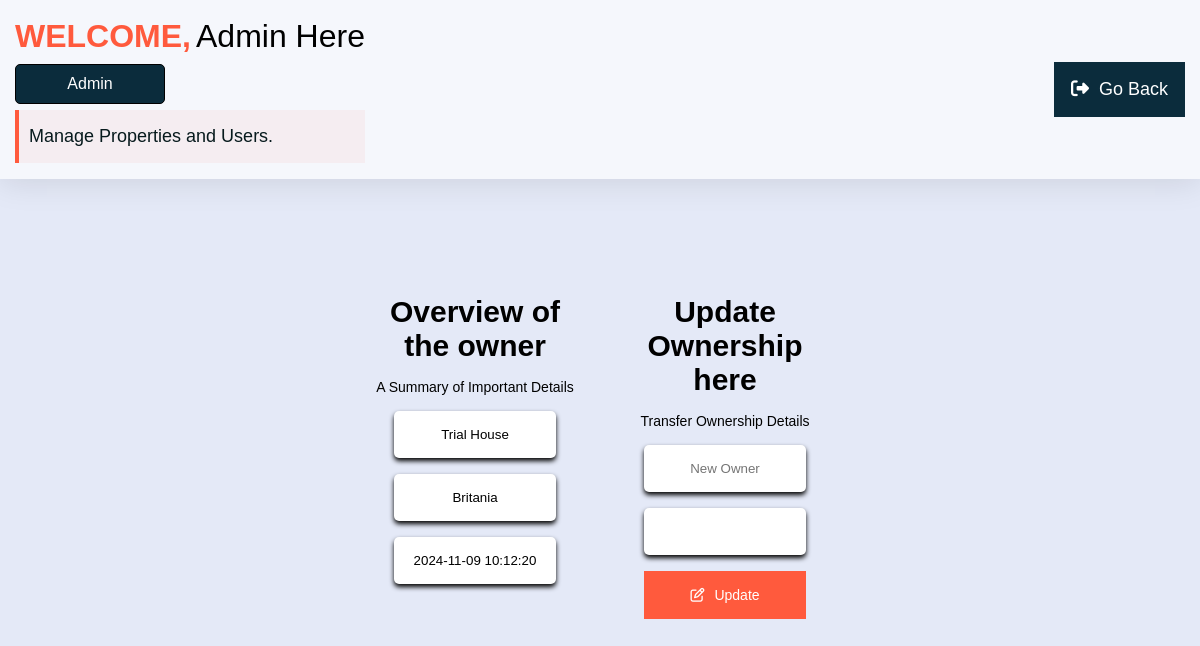
The app's page /Admin-ViewSales.php?UpdateID=16 with its own data.
### tables this page shows
CREATE TABLE `sales` (
  `SaleID` int(8) NOT NULL,
  `Property` varchar(255) NOT NULL,
  `CurrentOwner` varchar(255) NOT NULL,
  `PreviousOwner` varchar(255) NOT NULL,
  `Date_Purchased` timestamp NOT NULL DEFAULT current_timestamp(),
  `TransactionDate` timestamp NOT NULL DEFAULT current_timestamp() ON UPDATE current_timestamp()
);

### Admin-ViewSales.php (the view, shortened to what this page needs)
<?php
	include './Assets/Php/Connection.php';
	$Owner = $_SESSION['Owner'];
?>
<!DOCTYPE html>
<html>
<head>
	<link rel="stylesheet" type="text/css" href="./Assets/Css/Content.css?v=<?php echo time(); ?>">
	<link rel="stylesheet" type="text/css" href="./Assets/Css/Admin.css?v=<?php echo time(); ?>">
</head>
<body>
	<header class="header" id="header">
		<div class="container">
			<div class="Personal-Details">
				<div class="Personal-Admin-Container">
					<h3 class="h3 Personal-Title"> WELCOME, </h3>
					<span class="AdminName"> Admin Here </span>
				</div>
				<span class="Personal-tag"> Admin </span>
				<span class="callouts">Manage Properties and Users. </span>
			</div>
			<div  class="Logout">
				<a href="./Admin-SoldProperties.php" class="btn">
					<i class="fa-solid fa-right-from-bracket"></i>
					<span> Go back </span>
				</a>
			</div>
		</div>
	</header>
	<main>
		<section class="Update-container" id="Update-container">
			<div class="container">
				<div class="Update-display">
					<?php
						if(isset($_GET['UpdateID'])){
							$UpdateID = $_GET['UpdateID'];
							$sql = " SELECT * FROM SALES WHERE SaleID = $UpdateID ";
							$rs = mysqli_query($conn,$sql);
							if($rs){
								while ($row = mysqli_fetch_assoc($rs)) {
									$Property = $row['Property'];
									$Current = $row['CurrentOwner'];
									$Date = $row['Date_Purchased'];
									echo "
									<h3 class='Update-title'> Overview of the owner</h3>
									<p class='Update-subtitle'> A Summary of Important Details </p>
									<div class='Update-items'>
										<input type='text' value='$Property' readonly>
									</div>
									<div class='Update-items'>
										<input type='text' value='$Current' readonly>
									</div>
									<div class='Update-items'>
										<input type='text' value='$Date' readonly>
									</div>
									";
								}
							}
						}
					?>
				</div>
				<div class="Update-update">
					<form method="POST">
						<h3 class="Update-title"> Update Ownership here </h3>
						<p class="Update-subtitle"> Transfer Ownership Details </p>
						<div class="Update-items">
							<input type="text" name="Current" placeholder="New Owner" required>
						</div>
						<div class="Update-items">
							<input type="text" name="Previous" value="<?php echo $Owner?>" readonly>
						</div>
						<div class="Update-items">
							<button type="submit" name="Update" class="btn">
							<i class="fa-regular fa-pen-to-square"></i>
							<span> Update </span>
						</button>
						</div>
					</form>
				</div>
			</div>
		</section>
	</main>
</body>
</html>

### Assets/Css/Content.css (style rules this page uses)
:root { --dark-jungle-green: hsl(188, 63%, 7%); --prussian-blue: hsl(200, 69%, 14%); --raisin-black-1: hsl(227, 29%, 13%); --raisin-black-2: hsl(229, 17%, 19%); --yellow-green: hsl(89, 72%, 85%); --orange-soda: hsl(9,100%, 62%); --cultured-1: hsl(0, 0%, 93%); --cultured-2:hsl(192, 24%, 96%); --misty-rose: hsl(210, 100%, 97%); --alice-blue: hsl(8, 100%, 97%); --seashell: hsl(8,100%, 97%); --cadet: hsl(0, 0%, 100%); --white: hsl(0,0%, 100%); --black:hsl(0,0%,0%); --opal: hsl(180, 20%, 62%); --text-color-hover: #fff; --box-shadow-color: rgba(206, 178, 252, 0.48); --head-foot-bg-amaresa: rgba(255, 255, 255, 0.66); --header-bg-amaresa-shadow:0 4px 30px rgba(0, 0, 0, 0.1); --footer-bg-amaresa-shadow:0 -4px 30px rgba(0, 0, 0, 0.1); --body-color: #E4E9F7; --ff-numito-sans:"Nunito Sans", sans-serif; --ff-poppins:"Poppins", sans-serif; --fs-1: 1.875rem; --fs-2: 1.5rem; --fs-3: 1.375rem; --fs-4: 1.125rem; --fs-5: 0.875rem; --fs-6: 0.813rem; --fs-7: 0.75rem; --fw-500: 500; --fw-600: 600; --fw-700: 700; --transition:0.25s ease; --section-spacing: 100px; --shadow-1: 0 5px 20px hsla(219, 56%, 21%, 0.1); --shadow-1: 0 16px 32px hsla(188, 63%, 63%, 0.1); }
*,*::before, *::after { padding: 0; margin: 0; box-sizing: border-box; }
a { text-decoration: none; }
a, img, span, button, i { display: block; }
button { border:none; outline: none; background: none; font: inherit; text-align: left; cursor: pointer; }
i { pointer-events: none; }
html { font-family: var(--ff-numito-sans); scroll-behavior: smooth; }
body { background: var(--body-color); overflow-x: hidden; min-width: 425px; margin-inline: auto; }
.container { padding-inline:15px; }
button, a { transition: var(--transition); }
.h1, .h2, .h3 { color: var(--dark-jungle-green); font-family: var(--ff-poppins); line-height: 1.3; }
.h3 { font-size: var(--fs-4); font-weight: var(--font-weight, 700); }
.btn { position: relative; background: var(--orange-soda); color: var(--white); font-family: var(--ff-poppins); font-size: var(--fs-5); text-transform: var(--text-transform, capitalize); border: 1px solid var(--orange-soda); padding:10px 20px; z-index: 1; }
.btn::before { content: " "; position: absolute; top: 0; left: 0; width: 0; height: 100%; background: var(--white); transition: var(--transition); z-index: -1; }
.header { position: relative; z-index: 2; background: var(--head-foot-bg-amaresa); box-shadow:var(--header-bg-amaresa-shadow); padding-block: 1rem; }
.header .container { display: flex; justify-content: space-between; align-items: center; }
.Personal-Details { display: flex; flex-direction: column; justify-content: center; gap: .4rem; }
.Personal-Admin-Container { display: flex; justify-content: center; align-items: center; gap: 5px; font-size: 2rem; }
.Personal-Title { color: var(--orange-soda); font-size: 2rem; }
.Personal-tag { width: 150px; text-align: center; padding: 10px; border-radius: 5px; background: var(--prussian-blue); color: white; border:1px solid black; }
.callouts { background: hsla(7, 78%, 53%, 0.05); color: var(--dark-jungle-green); font-size: var(--fs-4); font-weight: var(--fw-500); line-height: 1.8; padding: 10px; border-left: 4px solid var(--orange-soda); }
.Logout a { display: flex; align-items: center; justify-content: center; gap:10px; padding: 1rem; color: white; font-size: var(--fs-4); }
.Update-items { width: 80%; margin-inline: auto; }
.Update-items input { width: 100%; padding: 1rem; text-align: center; border-radius: 5px; border: none; box-shadow: 0 3px 5px black; }
.Update-items button { float: right; width: 150px; text-align: center; background: var(--orange-soda); border:none; }
.Update-container { padding-block: var(--section-spacing); }
.Update-title { font-size: var(--fs-1); }
.Update-subtitle { font-size: var(--fs-5); }
.Update-update form { display: flex; flex-direction: column; gap: 1rem; }
.Update-update button { display: flex; justify-content: center; align-items: center; width: 100%; gap: 10px; padding: 1rem; }

### records on screen
sales: Property "Trial House", CurrentOwner "Britania", Date_Purchased "2024-11-09 10:12:20"
